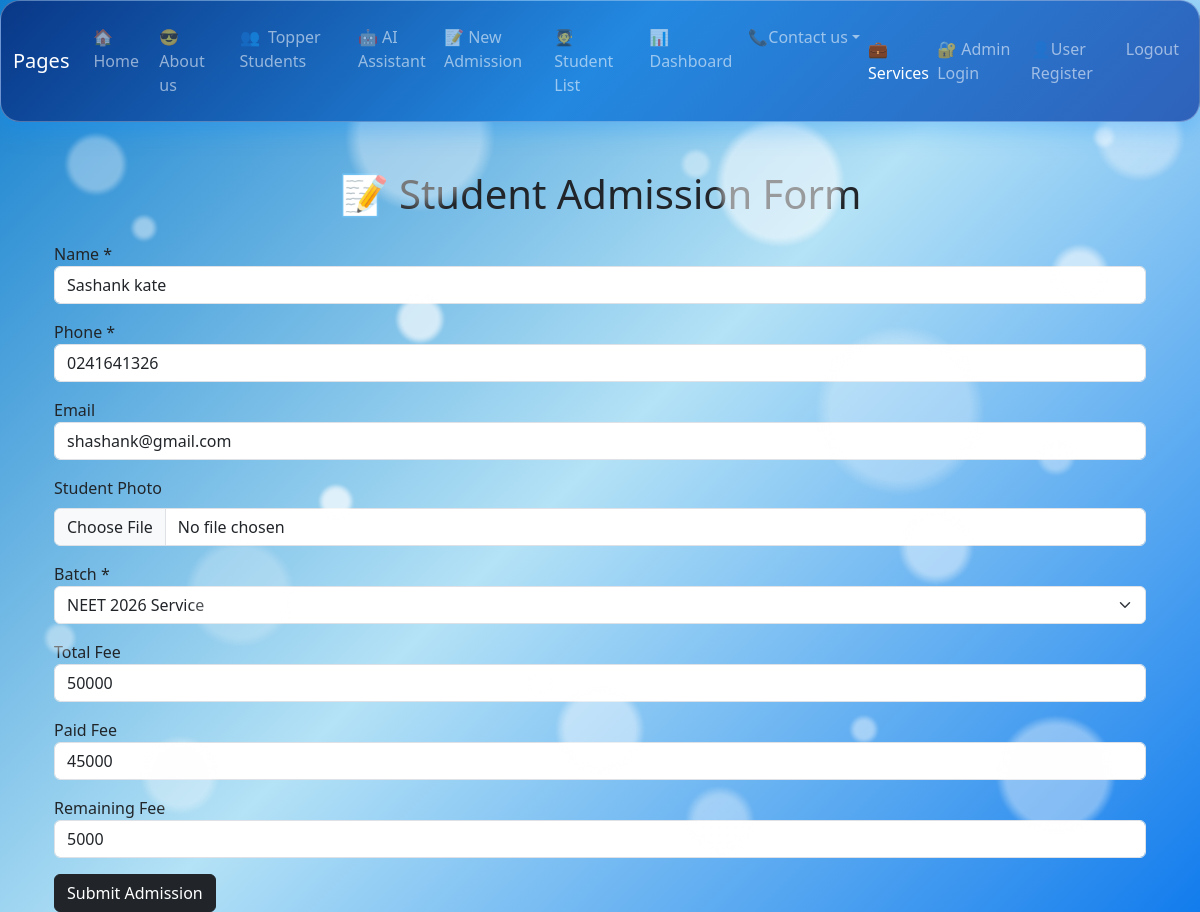
Screenshot of /edit/1 with the database file from the repository.
### app.py (models this page shows, shortened)
class Student(db.Model):
    id = db.Column(db.Integer, primary_key=True)
    name = db.Column(db.String(100), nullable=False)
    phone = db.Column(db.String(15), nullable=False)
    email = db.Column(db.String(100))
    photo = db.Column(db.String(100))
    batch = db.Column(db.String(50), nullable=False)
    total_fee = db.Column(db.Integer, default=0)
    paid_fee = db.Column(db.Integer, default=0)
    admission_date = db.Column(db.DateTime, default=datetime.utcnow)

### app.py (the view, shortened to what this page needs)
@app.route('/edit/<int:id>', methods=['GET', 'POST'])
def edit_student(id):
    student = Student.query.get_or_404(id)
    return render_template("Admission.html", student=student)

### templates/Admission.html (shortened to what this page needs)
{% extends 'base.html' %}
{% block content %}
<div class="container mt-5">
    <h1 class="text-center mb-4">📝 Student Admission Form</h1>
    <form method="POST"
    enctype="multipart/form-data">
        <div class="mb-3">
            <label>Name *</label>
            <input type="text" name="name" class="form-control" value="{{ student.name if student else '' }}" required>
        </div>
        <div class="mb-3">
            <label>Phone *</label>
            <input type="tel" name="phone" class="form-control" value="{{ student.phone if student else '' }}" required>
        </div>
        <div class="mb-3">
            <label>Email</label>
            <input type="email" name="email" class="form-control " value="{{student.email if student else '' }}" required>
        </div>
        <div class="mb-3">
          <label class="form-label">Student Photo</label>
          <input type="file" name="photo" class="form-control">
        </div>
        <div class="mb-3">
            <label>Batch *</label>
            <select name="batch" id="batch" class="form-select" required onchange="setFee()">
    <option value="NEET"
    {% if student and student.batch=="NEET" %}selected{% endif %}>
        NEET 2026 Service
    </option>
</select>
        </div>
        <div class="mb-3">
            <label>Total Fee</label>
            <input type="number" name="total_fee" id="total_fee" class="form-control" value="{{ student.total_fee if student else '' }}" readonly>
        </div>
        <div class="mb-3">
            <label>Paid Fee</label>
            <input type="number" name="paid_fee" class="form-control" value="{{ student.paid_fee if student else '0' }}" >
        </div>
        <div class="mb-3">
    <label>Remaining Fee</label>
    <input type="number"
           id="remaining_fee"
           class="form-control"
           readonly>
</div>
        <button type="submit" class="btn btn-dark">Submit Admission</button>
    </form>
</div>
{% endblock %}

### templates/base.html (style rules this page uses)
body { background:linear-gradient(135deg,#127ecd,#b4e2f6,#127ced); min-height:100vh; overflow-x:hidden; }
body::before { content:""; position:fixed; top:0; left:0; width:100%; height:100%; pointer-events:none; z-index:0; background: radial-gradient(circle at 8% 18%, rgba(255,255,255,.35) 0 25px, transparent 32px), radial-gradient(circle at 20% 65%, rgba(255,255,255,.22) 0 45px, transparent 55px), radial-gradient(circle at 35% 35%, rgba(255,255,255,.30) 0 18px, transparent 25px), radial-gradient(circle at 50% 80%, rgba(255,255,255,.25) 0 35px, transparent 45px), radial-gradient(circle at 65% 20%, rgba(255,255,255,.32) 0 55px, transparent 65px), radial-gradient(circle at 78% 60%, rgba(255,255,255,.25) 0 28px, transparent 38px), radial-gradient(circle at 90% 30%, rgba(255,255,255,.35) 0 20px, transparent 30px), radial-gradient(circle at 88% 85%, rgba(255,255,255,.22) 0 50px, transparent 60px), radial-gradient(circle at 15% 85%, rgba(255,255,255,.18) 0 30px, transparent 40px), radial-gradient(circle at 35% 15%, rgba(255,255,255,.22) 0 60px, transparent 75px), radial-gradient(circle at 60% 90%, rgba(255,255,255,.20) 0 25px, transparent 35px), radial-gradient(circle at 75% 45%, rgba(255,255,255,.15) 0 70px, transparent 85px), radial-gradient(circle at 95% 15%, rgba(255,255,255,.20) 0 35px, transparent 45px), radial-gradient(circle at 35% 35%, rgba(255,255,255,.30) 0 18px, transparent 25px), radial-gradient(circle at 15% 85%, rgba(255,255,255,.18) 0 30px, transparent 40px), radial-gradient(circle at 35% 15%, rgba(255,255,255,.22) 0 60px, transparent 75px), radial-gradient(circle at 60% 90%, rgba(255,255,255,.20) 0 25px, transparent 35px), radial-gradient(circle at 75% 45%, rgba(255,255,255,.15) 0 70px, transparent 85px), radial-gradient(circle at 95% 15%, rgba(255,255,255,.20) 0 35px, transparent 45px), radial-gradient(circle at 35% 35%, rgba(255,255,255,.30) 0 18px, transparent 25px), radial-gradient(circle at 50% 80%, rgba(255,255,255,.25) 0 35px, transparent 45px), radial-gradient(circle at 65% 20%, rgba(255,255,255,.32) 0 55px, transparent 65px), radial-gradient(circle at 78% 60%, rgba(255,255,255,.25) 0 28px, transparent 38px), radial-gradient(circle at 90% 30%, rgba(255,255,255,.35) 0 20px, transparent 30px), radial-gradient(circle at 88% 85%, rgba(255,255,255,.22) 0 50px, transparent 60px), radial-gradient(circle at 12% 25%, rgba(255,255,255,.25) 0 8px, transparent 14px), radial-gradient(circle at 28% 55%, rgba(255,255,255,.45) 0 12px, transparent 18px), radial-gradient(circle at 45% 75%, rgba(255,255,255,.28) 0 7px, transparent 13px), radial-gradient(circle at 58% 18%, rgba(255,255,255,.22) 0 10px, transparent 16px), radial-gradient(circle at 72% 80%, rgba(255,255,255,.25) 0 9px, transparent 15px), radial-gradient(circle at 88% 50%, rgba(255,255,255,.20) 0 13px, transparent 20px), radial-gradient(circle at 92% 15%, rgba(255,255,255,.30) 0 6px, transparent 12px), radial-gradient(circle at 5% 70%, rgba(255,255,255,.22) 0 11px, transparent 17px), radial-gradient(circle at 12% 25%, rgba(255,255,255,.25) 0 8px, transparent 14px), radial-gradient(circle at 28% 55%, rgba(255,255,255,.45) 0 12px, transparent 18px), radial-gradient(circle at 45% 75%, rgba(255,255,255,.28) 0 7px, transparent 13px), radial-gradient(circle at 58% 18%, rgba(255,255,255,.22) 0 10px, transparent 16px), radial-gradient(circle at 72% 80%, rgba(255,255,255,.25) 0 9px, transparent 15px), radial-gradient(circle at 88% 50%, rgba(255,255,255,.20) 0 13px, transparent 20px), radial-gradient(circle at 92% 15%, rgba(255,255,255,.30) 0 6px, transparent 12px), radial-gradient(circle at 5% 70%, rgba(255,255,255,.22) 0 11px, transparent 17px); filter:blur(1px); animation:bubbleMove 8s ease-in-out infinite alternate; }

### rows the page displays
Student: name "Sashank kate", phone "0241641326", email "shashank@gmail.com", batch "NEET 2026 Service", total_fee "50000", paid_fee "45000"
